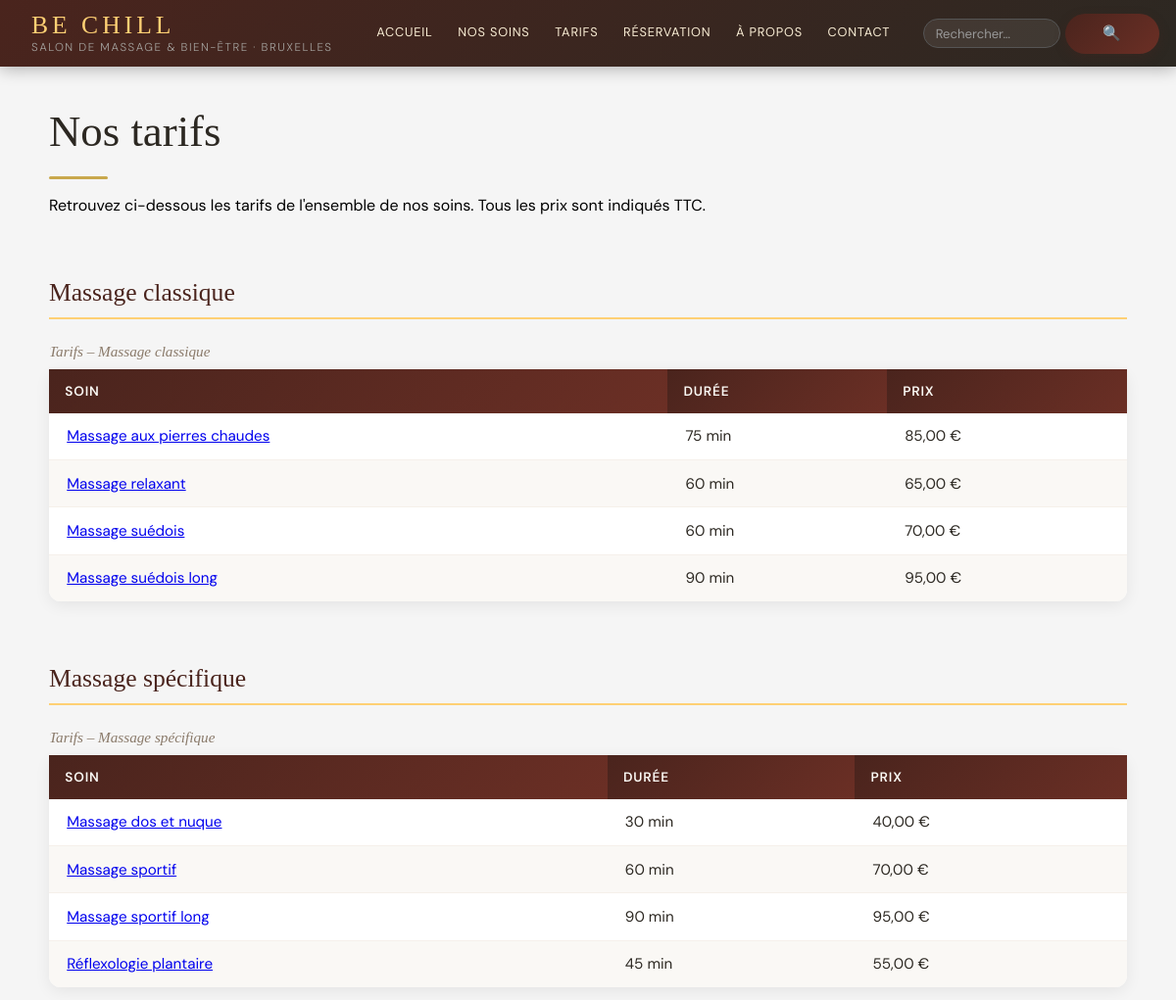
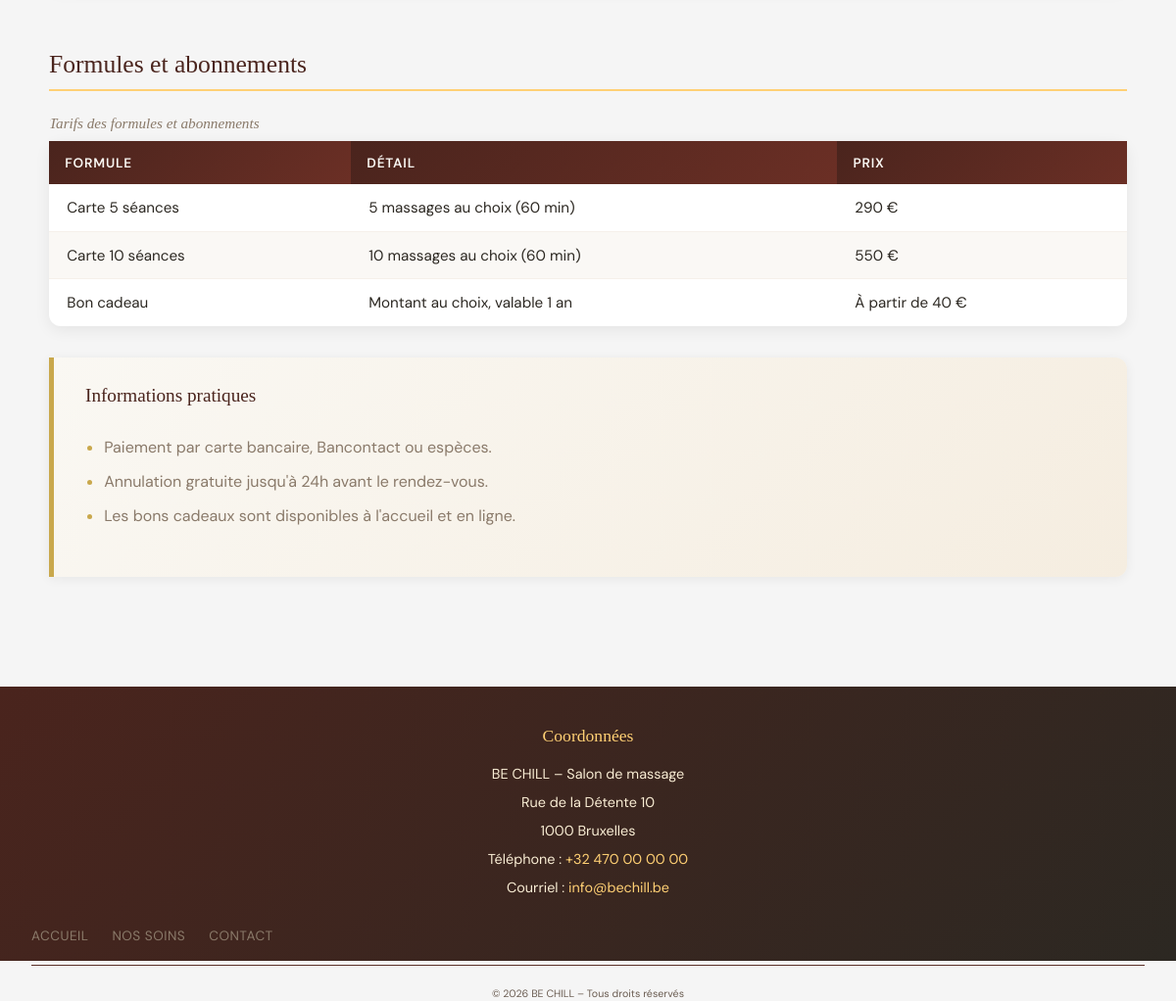
The app's page /tarifs with its own data (2 pictures, top to bottom).
### tables this page shows
CREATE TABLE item (
    id                 INT UNSIGNED AUTO_INCREMENT PRIMARY KEY,
    titre              VARCHAR(150) NOT NULL,
    slug               VARCHAR(160) NOT NULL UNIQUE,
    description_courte VARCHAR(255) NOT NULL,
    description        TEXT NOT NULL,
    duree              SMALLINT UNSIGNED NOT NULL,
    prix               DECIMAL(6,2) NOT NULL,
    statut             ENUM('brouillon', 'publie', 'archive') NOT NULL DEFAULT 'brouillon',
    operator_id        INT UNSIGNED NULL,
    theme_id           INT UNSIGNED NOT NULL,
    category_id        INT UNSIGNED NOT NULL,
    date_creation      DATETIME NOT NULL DEFAULT CURRENT_TIMESTAMP,
    date_modification  DATETIME NOT NULL DEFAULT CURRENT_TIMESTAMP ON UPDATE CURRENT_TIMESTAMP,
    CONSTRAINT fk_item_operator FOREIGN KEY (operator_id) REFERENCES operator(id) ON DELETE SET NULL,
    CONSTRAINT fk_item_theme    FOREIGN KEY (theme_id)    REFERENCES theme(id),
    CONSTRAINT fk_item_category FOREIGN KEY (category_id) REFERENCES category(id)
);

### core/query.php (called while the page is built, shortened)
<?php
function query_all(PDO $pdo, string $sql, array $params = []): array
{
    $stmt = $pdo->prepare($sql);
    $stmt->execute($params);
    return $stmt->fetchAll();
}

### app/models/item.php (called while the page is built, shortened)
<?php
function item_get_all_published(PDO $pdo): array
{
    return query_all($pdo, "
        SELECT item.id, item.titre, item.slug, item.description_courte,
               item.duree, item.prix,
               category.nom AS categorie,
               theme.nom AS theme
        FROM item
        JOIN category ON item.category_id = category.id
        JOIN theme ON item.theme_id = theme.id
        WHERE item.statut = 'publie'
        ORDER BY category.nom, item.titre
    ");
}
function item_slug(string $titre): string
{
    $slug = iconv('UTF-8', 'ASCII//TRANSLIT', $titre);
    $slug = str_replace(["'", '`', '^', '"', '~'], '', $slug);
    return trim(strtolower(preg_replace('/[^a-z0-9]+/i', '-', $slug)), '-');
}

### core/router.php (called while the page is built, shortened)
<?php
function run(string $route, string $base, PDO $pdo): string
{
    $file = $base . '/controllers/' . $route . '.php';
    require $file;
    return ob_get_clean();
}

### index.php (called while the page is built, shortened)
<?php
require 'core/http.php';
require 'core/router.php';
require 'core/html.php';
require 'core/query.php';
require 'config/database.php';
$base = __DIR__ . '/app';
$segments = http_in($_SERVER['REQUEST_URI']);
$route = route($segments);
if ($_SERVER['REQUEST_METHOD'] === 'POST' && !csrf_check()) {
    http_response_code(403);
    $main = '<main><h1>Formulaire expiré</h1><p>Veuillez recharger la page et renvoyer le formulaire.</p></main>';
} else {
    $main = run($route, $base, $pdo);
}
$body = render($base . '/views/_layout.php', [
    'page_content' => $main,
]);

### core/html.php (called while the page is built, shortened)
<?php
function render(string $viewPath, array $data = []): string
{
    extract($data);
    require $viewPath;
    return ob_get_clean();
}

### app/views/tarifs.php (the view, shortened to what this page needs)
<main>
    <h1>Nos tarifs</h1>
    <p>Retrouvez ci-dessous les tarifs de l'ensemble de nos soins. Tous les prix sont indiqués TTC.</p>
    <?php foreach ($soinsParCategorie as $categorie => $soins): ?>
        <?php $idSection = 'tarifs-' . item_slug($categorie); ?>
        <section aria-labelledby="<?= $idSection ?>">
            <h2 id="<?= $idSection ?>"><?= htmlspecialchars($categorie) ?></h2>
            <table>
                <caption>Tarifs – <?= htmlspecialchars($categorie) ?></caption>
                <thead>
                    <tr>
                        <th scope="col">Soin</th>
                        <th scope="col">Durée</th>
                        <th scope="col">Prix</th>
                    </tr>
                </thead>
                <tbody>
                    <?php foreach ($soins as $soin): ?>
                        <tr>
                            <td><a href="/soin-detail?slug=<?= urlencode($soin['slug']) ?>"><?= htmlspecialchars($soin['titre']) ?></a></td>
                            <td><?= (int)$soin['duree'] ?> min</td>
                            <td><?= number_format((float)$soin['prix'], 2, ',', ' ') ?> €</td>
                        </tr>
                    <?php endforeach; ?>
                </tbody>
            </table>
        </section>
    <?php endforeach; ?>
    <section aria-labelledby="formules">
        <h2 id="formules">Formules et abonnements</h2>
        <table>
            <caption>Tarifs des formules et abonnements</caption>
            <thead>
                <tr>
                    <th scope="col">Formule</th>
                    <th scope="col">Détail</th>
                    <th scope="col">Prix</th>
                </tr>
            </thead>
            <tbody>
                <tr><td>Carte 5 séances</td><td>5 massages au choix (60 min)</td><td>290 €</td></tr>
                <tr><td>Carte 10 séances</td><td>10 massages au choix (60 min)</td><td>550 €</td></tr>
                <tr><td>Bon cadeau</td><td>Montant au choix, valable 1 an</td><td>À partir de 40 €</td></tr>
            </tbody>
        </table>
    </section>
    <aside aria-labelledby="infos-tarifs">
        <h2 id="infos-tarifs">Informations pratiques</h2>
        <ul>
            <li>Paiement par carte bancaire, Bancontact ou espèces.</li>
            <li>Annulation gratuite jusqu'à 24h avant le rendez-vous.</li>
            <li>Les bons cadeaux sont disponibles à l'accueil et en ligne.</li>
        </ul>
    </aside>
</main>

### app/controllers/tarifs.php
<?php
require_once __DIR__ . '/../models/item.php';
$soinsParCategorie = [];
foreach (item_get_all_published($pdo) as $soin) {
    $soinsParCategorie[$soin['categorie']][] = $soin;
}
echo render($base . '/views/tarifs.php', [
    'soinsParCategorie' => $soinsParCategorie,
    'pageTitle'         => 'Tarifs – BE CHILL',
]);

### app/views/_layout.php (shortened to what this page needs)
<!DOCTYPE html>
<html lang="fr">
<head>
    <link rel="stylesheet" href="/style.css">
</head>
<body>
<header class="site-header">
    <div class="site-header__left">
        <a href="/" class="site-header__brand">BE CHILL</a>
        <p class="site-header__tagline">Salon de massage &amp; bien-être · Bruxelles</p>
    </div>
    <nav class="site-header__nav" aria-label="Navigation principale">
        <ul>
            <li><a href="/">Accueil</a></li>
            <li><a href="/soins">Nos soins</a></li>
            <li><a href="/tarifs">Tarifs</a></li>
            <li><a href="/reservation">Réservation</a></li>
            <li><a href="/apropos">À propos</a></li>
            <li><a href="/contact">Contact</a></li>
        </ul>
        <form action="/soins" method="get" role="search">
            <input type="search" id="recherche-nav" name="recherche"
                   placeholder="Rechercher…"
                   value="<?= htmlspecialchars($_GET['recherche'] ?? '') ?>">
            <button type="submit">&#128269;</button>
        </form>
    </nav>
</header>
<?= $page_content ?>
<footer>
    <section aria-labelledby="coordonnees-footer">
        <h2 id="coordonnees-footer">Coordonnées</h2>
        <address>
            BE CHILL – Salon de massage<br>
            Rue de la Détente 10<br>
            1000 Bruxelles<br>
            Téléphone : <a href="tel:+32470000000">+32 470 00 00 00</a><br>
            Courriel : <a href="mailto:info@bechill.be">info@bechill.be</a>
        </address>
    </section>
    <nav aria-label="Navigation secondaire">
        <ul>
            <li><a href="/">Accueil</a></li>
            <li><a href="/soins">Nos soins</a></li>
            <li><a href="/contact">Contact</a></li>
        </ul>
    </nav>
    <p><small>&copy; 2026 BE CHILL – Tous droits réservés</small></p>
</footer>
</body>
</html>

### core/http.php (shortened to what this page needs)
<?php
function http_out(int $code, string $body): void
{
    echo $body;
}

### records on screen
item: titre "Massage aux pierres chaudes", duree "75", prix "85,00"
item: titre "Massage relaxant", duree "60", prix "65,00"
item: titre "Massage suédois", duree "60", prix "70,00"
item: titre "Massage suédois long", duree "90", prix "95,00"
item: titre "Massage dos et nuque", duree "30", prix "40,00"
item: titre "Massage sportif", duree "60", prix "70,00"
item: titre "Massage sportif long", duree "90", prix "95,00"
item: titre "Réflexologie plantaire", duree "45", prix "55,00"

### other values on screen
$categorie "Massage classique"
$categorie "Massage spécifique"
